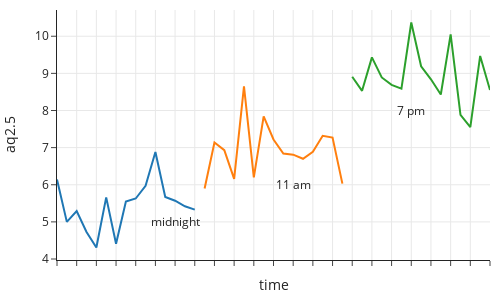

The cell this chart's notebook holds for it:
### Markdown cell above
Line plots can give us a sense of variation in the measurements. In one 30-minute period, we expect the measurements to be roughly the same, with the exception of minor variations from the particles moving in the air and measurement error of the instrument.

### Code cell
fig = px.line(pm, x="time", y="aq2.5", color="hour")

fig.add_annotation(x=12, y=5,
            text="midnight", showarrow=False)
fig.add_annotation(x=24, y=6,
            text="11 am", showarrow=False)
fig.add_annotation(x=36, y=8,
            text="7 pm", showarrow=False)

fig.update_xaxes(showticklabels = False)

fig.update_layout(width=500, height=300, showlegend=False)


fig.update_xaxes(showticklabels = False)

fig.show()

### Figure 1 — Plotly figure (JSON) as saved in the notebook; plotly's stock layout.template omitted (floating-point values rounded to 4 significant figures)
{"data": [{"hovertemplate": "hour=0<br>time=%{x}<br>aq2.5=%{y}<extra></extra>", "legendgroup": "0", "line": {"color": "#1F77B4", "dash": "solid"}, "marker": {"symbol": "circle"}, "mode": "lines", "name": "0", "orientation": "v", "showlegend": true, "type": "scatter", "x": ["2022-04-01 00:01:10 UTC", "2022-04-01 00:03:10 UTC", "2022-04-01 00:05:10 UTC", "2022-04-01 00:07:10 UTC", "2022-04-01 00:09:10 UTC", "2022-04-01 00:11:10 UTC", "2022-04-01 00:13:10 UTC", "2022-04-01 00:15:10 UTC", "2022-04-01 00:17:10 UTC", "2022-04-01 00:19:10 UTC", "2022-04-01 00:21:10 UTC", "2022-04-01 00:23:10 UTC", "2022-04-01 00:25:10 UTC", "2022-04-01 00:27:10 UTC", "2022-04-01 00:29:10 UTC"], "xaxis": "x", "y": [6.14, 5, 5.29, 4.73, 4.31, 5.66, 4.41, 5.55, 5.63, 5.97, 6.88, 5.67, 5.57, 5.42, 5.33], "yaxis": "y"}, {"hovertemplate": "hour=11<br>time=%{x}<br>aq2.5=%{y}<extra></extra>", "legendgroup": "11", "line": {"color": "#FF7F0E", "dash": "solid"}, "marker": {"symbol": "circle"}, "mode": "lines", "name": "11", "orientation": "v", "showlegend": true, "type": "scatter", "x": ["2022-04-01 11:03:16 UTC", "2022-04-01 11:05:16 UTC", "2022-04-01 11:07:16 UTC", "2022-04-01 11:09:16 UTC", "2022-04-01 11:11:16 UTC", "2022-04-01 11:13:16 UTC", "2022-04-01 11:15:16 UTC", "2022-04-01 11:17:16 UTC", "2022-04-01 11:19:16 UTC", "2022-04-01 11:21:16 UTC", "2022-04-01 11:23:16 UTC", "2022-04-01 11:25:17 UTC", "2022-04-01 11:27:16 UTC", "2022-04-01 11:29:16 UTC", "2022-04-01 11:31:16 UTC"], "xaxis": "x", "y": [5.9, 7.14, 6.93, 6.16, 8.65, 6.2, 7.84, 7.22, 6.84, 6.81, 6.7, 6.89, 7.32, 7.27, 6.03], "yaxis": "y"}, {"hovertemplate": "hour=19<br>time=%{x}<br>aq2.5=%{y}<extra></extra>", "legendgroup": "19", "line": {"color": "#2CA02C", "dash": "solid"}, "marker": {"symbol": "circle"}, "mode": "lines", "name": "19", "orientation": "v", "showlegend": true, "type": "scatter", "x": ["2022-04-01 19:03:20 UTC", "2022-04-01 19:05:20 UTC", "2022-04-01 19:07:20 UTC", "2022-04-01 19:09:20 UTC", "2022-04-01 19:11:20 UTC", "2022-04-01 19:13:20 UTC", "2022-04-01 19:15:20 UTC", "2022-04-01 19:17:21 UTC", "2022-04-01 19:19:20 UTC", "2022-04-01 19:21:20 UTC", "2022-04-01 19:23:20 UTC", "2022-04-01 19:25:20 UTC", "2022-04-01 19:27:20 UTC", "2022-04-01 19:29:20 UTC", "2022-04-01 19:31:20 UTC"], "xaxis": "x", "y": [8.91, 8.53, 9.43, 8.89, 8.69, 8.59, 10.37, 9.19, 8.84, 8.43, 10.05, 7.88, 7.55, 9.47, 8.55], "yaxis": "y"}], "layout": {"annotations": [{"showarrow": false, "text": "midnight", "x": 12, "y": 5}, {"showarrow": false, "text": "11 am", "x": 24, "y": 6}, {"showarrow": false, "text": "7 pm", "x": 36, "y": 8}], "height": 300, "legend": {"title": {"text": "hour"}, "tracegroupgap": 0}, "showlegend": false, "width": 500, "xaxis": {"anchor": "y", "autorange": true, "domain": [0, 1], "range": [0, 44], "showticklabels": false, "title": {"text": "time"}, "type": "category"}, "yaxis": {"anchor": "x", "autorange": true, "domain": [0, 1], "range": [3.973, 10.71], "title": {"text": "aq2.5"}, "type": "linear"}}}
